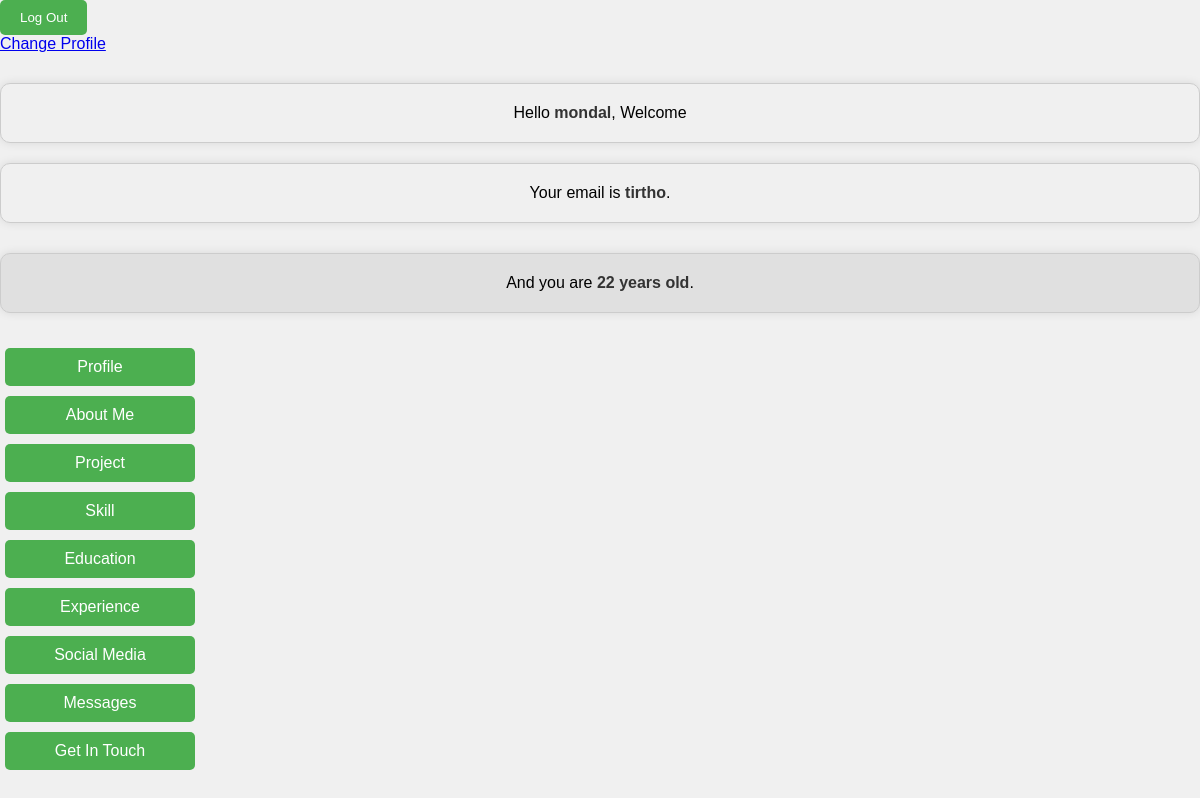
The app's page /login/home.php (signed in) with its own data.
### tables this page shows
CREATE TABLE `users` (
  `id` int(11) NOT NULL,
  `Email` varchar(500) NOT NULL,
  `Username` mediumtext NOT NULL,
  `Age` varchar(255) NOT NULL,
  `Password` varchar(100) NOT NULL
);

### login/home.php (the view, shortened to what this page needs)
<?php
   include("php/config.php");
   $id = $_SESSION['id'];
   $query = mysqli_query($con, "SELECT * FROM users WHERE Id=$id");
   if ($result = mysqli_fetch_assoc($query)) {
      $res_Uname = $result['Username'];
      $res_Email = $result['Email'];
      $res_Age = $result['Age'];
      $res_id = $result['id'];
   } else {
      die("User data not found.");
   }
?>
<!DOCTYPE html>
<html lang="en">
<head>
    <link rel="stylesheet" href="style/style.css">
</head>
<body>
    <header class="nav">
        <div class="logo">
        <a href="php/logout.php"><button class="btn">Log Out</button></a>
        </div>
        <nav class="right-links">
            <a href='edit.php?Id=<?php echo $res_id ?>' align="right">Change Profile</a>
        </nav>
    </header>
    <main>
        <section class="section">
            <div class="top">
                <div class="box">
                    <p>Hello <b><?php echo $res_Uname ?></b>, Welcome</p>
                </div>
                <div class="box">
                    <p>Your email is <b><?php echo $res_Email ?></b>.</p>
                </div>
            </div>
            <div class="bottom">
                <div class="box">
                    <p>And you are <b><?php echo $res_Age ?> years old</b>.</p>
                </div>
            </div>
        </section>
        <div class="section"
        style="display: flex;
            flex-direction: column;
            width: 200px;
            ">
            <a href="../About/about.php" class="button">Profile</a>
            <a href="../About/about_me.php" class="button">About Me</a>
            <a href="../About/project.php" class="button">Project</a>
            <a href="../About/skill.php" class="button">Skill</a>
            <a href="../About/time_edu.php" class="button">Education</a>
            <a href="../About/time_exap.php" class="button">Experience</a>
            <a href="../About/social.php" class="button">Social Media</a>
            <a href="../About/message.php" class="button">Messages</a>
            <a href="../About/get_in_touch.php" class="button">Get In Touch</a>
        </div>
    </main>
</body>
</html>

### login/style/style.css (style rules this page uses)
body { font-family: Arial, sans-serif; background-color: #f0f0f0; margin: 0; padding: 0; }
.box { margin-bottom: 20px; padding: 15px; border: 1px solid #ccc; border-radius: 5px; background-color: #f9f9f9; }
.box p { margin: 0; }
.box b { color: #333; }
.top { text-align: center; margin-bottom: 30px; }
.bottom { text-align: center; }
.btn { padding: 10px 20px; background-color: #4caf50; color: #fff; border: none; border-radius: 5px; cursor: pointer; transition: background-color 0.3s ease; }
.button { display: inline-block; padding: 10px 20px; background-color: #007bff; color: #fff; text-decoration: none; border: none; border-radius: 5px; transition: background-color 0.3s ease; }

### login/home.php (style rules this page uses)
.section { text-align: center; margin-top: 30px; }
.section .box { padding: 20px; background-color: #f0f0f0; border-radius: 10px; box-shadow: 0 0 10px rgba(0, 0, 0, 0.1); margin-bottom: 20px; animation: fadeInUp 1s ease forwards; opacity: 0; }
.section .box p { margin: 0; }
.section .box p b { font-weight: bold; }
.section .bottom .box { background-color: #e0e0e0; }
.button { padding: 10px 20px; background-color: #4CAF50; color: white; border: none; border-radius: 5px; text-decoration: none; margin: 5px; cursor: pointer; transition: background-color 0.3s; }

### records on screen
users: Username "mondal", Email "tirtho", Age "22"
